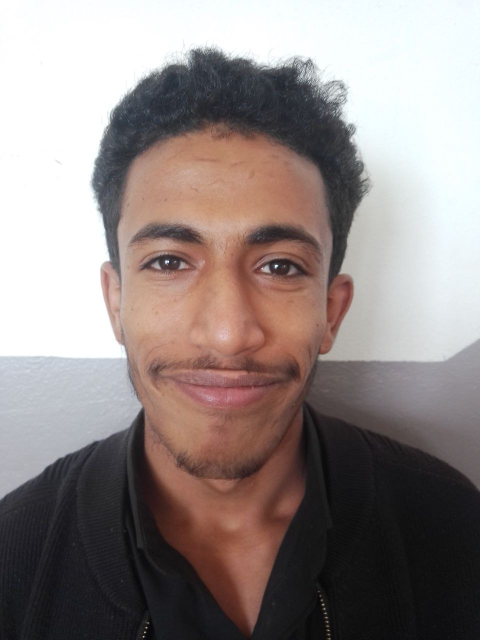
#> input picture Face detector/training-data/abdu/1.jpg, 960 x 1280 px (shown at 1/2 size); its folder holds only this picture in this run
$ jupyter execute --allow-errors 'Face Recognition.ipynb'   (shell and % lines are left out)
#> lines starting #> are read from the running program, lines starting #| are printed output that depends on the picture; long printed decimals are rounded
[cell 1]
# Import libraries
from matplotlib import pyplot as plt
from matplotlib.image import imread
import numpy as np
import os
import cv2

## Read Images

[cell 2]
width  = 150
height = 150

[cell 3]
name = os.listdir("training-data")
def get_label(idx):
    return name[idx]

[cell 4]
# mean_faces = []

def read_images(folder):
    outer = os.listdir(folder)
    Images = []
    Labels = []
    for idx, name in enumerate(outer):
        cur = os.path.join(folder, name)
        for imgfile in os.listdir(cur):

            img = os.path.join(folder, name, imgfile)
            img = cv2.imread(img)
            img = cv2.cvtColor(img, cv2.COLOR_BGR2GRAY)
            img = cv2.resize(img, (width, height))
            img = np.array(img, dtype=np.float64).flatten()
            Images.append(img)
            Labels.append(idx)
    return Images, Labels

[cell 5]
train_image_names, train_label = read_images('training-data')
#> in read_images, img is the input picture: shape (1280, 960, 3); mean B, G, R 132.5, 134.7, 145.4
#> in read_images, `img = cv2.cvtColor(img, cv2.COLOR_BGR2GRAY)`:
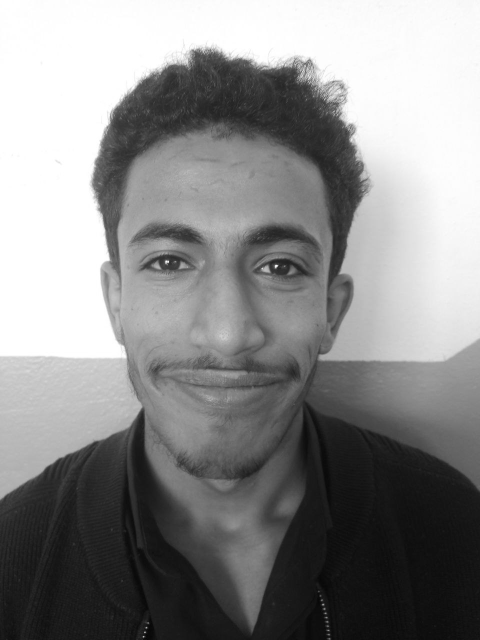
#> img: shape (1280, 960) (shown at 1/2 size); min 0, max 255, mean 137.6
#> in read_images, `img = cv2.resize(img, (width, height))`:
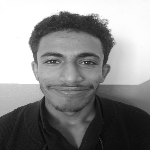
#> img: shape (150, 150); min 8, max 255, mean 137.5
#> pass 2 of the loop in read_images, `for idx, name in enumerate(outer):`:
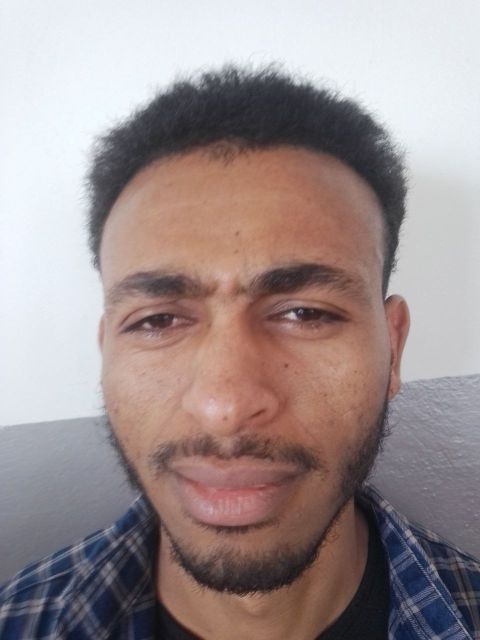
#> input picture Face detector/training-data/abrish/1.jpg, 960 x 1280 px (shown at 1/2 size)
#> in read_images, img is the input picture: shape (1280, 960, 3); mean B, G, R 143, 143.1, 157
#> in read_images, `img = cv2.cvtColor(img, cv2.COLOR_BGR2GRAY)`:
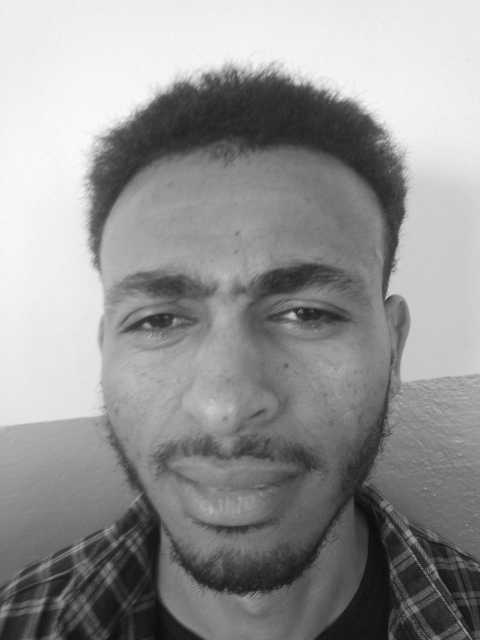
#> img: shape (1280, 960) (shown at 1/2 size); min 10, max 251, mean 147.3
#> in read_images, `img = cv2.resize(img, (width, height))`:
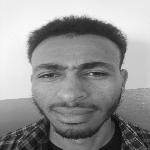
#> img: shape (150, 150); min 13, max 249, mean 147.2
#> train_image_names = 2 items; train_label = [0, 1]
len(train_image_names)
#> Out = 2

[cell 6]
test_image_names, test_label = read_images('testing-data')
#> call 2 of read_images, with folder = 'testing-data'
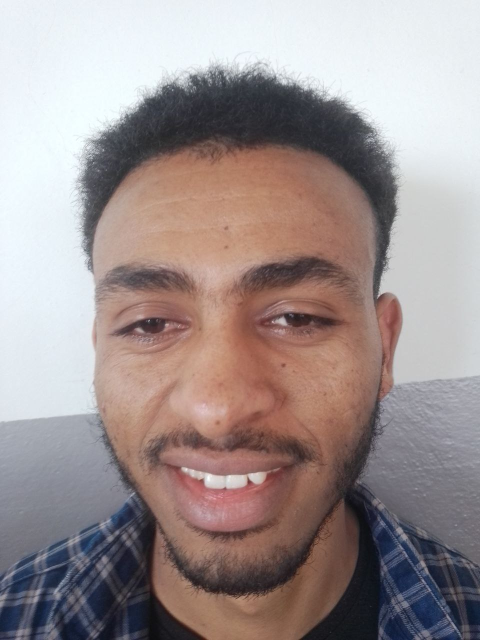
#> input picture Face detector/testing-data/abrish/9.jpg, 960 x 1280 px (shown at 1/2 size)
#> in read_images, img is the input picture: shape (1280, 960, 3); mean B, G, R 145.4, 146, 158.5
#> in read_images (call 2), `img = cv2.cvtColor(img, cv2.COLOR_BGR2GRAY)`:
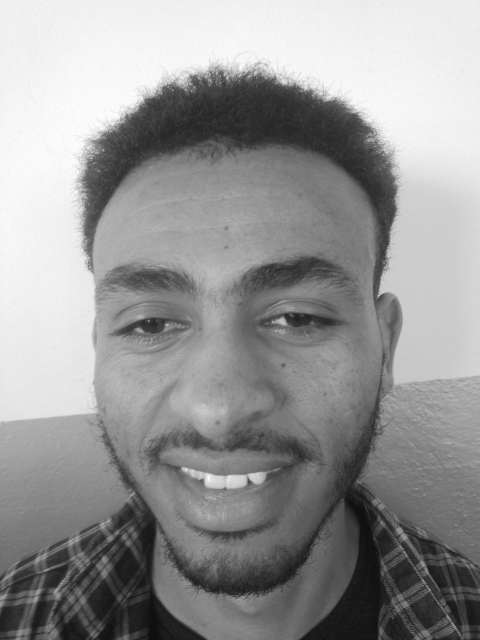
#> img: shape (1280, 960) (shown at 1/2 size); min 12, max 255, mean 149.7
#> in read_images (call 2), `img = cv2.resize(img, (width, height))`:
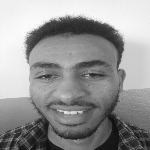
#> img: shape (150, 150); min 13, max 252, mean 149.6
#> test_image_names = 1 item; test_label = [0]
len(test_image_names)
#> Out = 1

[cell 7]
print('Train Images:')
training_tensor  = np.ndarray(shape=(len(train_image_names), height*width), dtype=np.float64)
for i in range(len(train_image_names)):
    img = train_image_names[i]

    training_tensor[i,:] = np.array(img, dtype=np.float64).flatten()
#> this loop made 2 passes
# [4 lines of commented-out code are left out]

print('Test Images:')
# test_image_names = dataset_dir#[i for i in dataset_dir if i not in train_image_names]
testing_tensor   = np.ndarray(shape=(len(test_image_names), height*width), dtype=np.float64)

for i in range(len(test_image_names)):
    img = test_image_names[i]
    testing_tensor[i,:] = np.array(img, dtype=np.float64).flatten()
#> this loop made 1 pass
# [6 lines of commented-out code are left out]

[cell 8]
training_tensor.shape
#> Out = (2, 22500)

## Mean face

[cell 9]
mean_face = np.zeros((1,height*width))

for i in training_tensor:
    mean_face = np.add(mean_face,i)
    print(i)
#     plt.imshow(training_tensor[i].reshape(height, wisth))
print(mean_face.shape)
#| (1, 22500)
mean_face = np.divide(mean_face,float(len(train_image_names))).flatten()

plt.imshow(mean_face.reshape(width, height), cmap='gray')
plt.tick_params(labelleft='off', labelbottom='off', bottom='off',top='off',right='off',left='off', which='both')
plt.show()
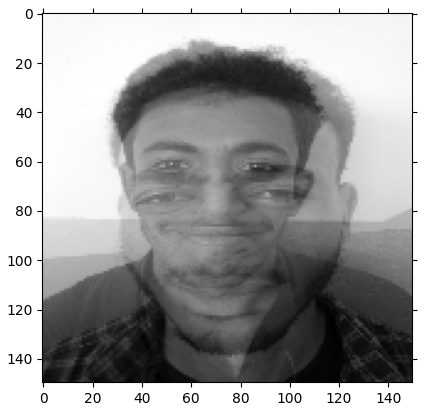
#> figure drawn by matplotlib, 1 panel

## Normalised faces

[cell 10]
normalised_training_tensor = np.ndarray(shape=(len(train_image_names), height*width))

for i in range(len(train_image_names)):
    normalised_training_tensor[i] = np.subtract(training_tensor[i],mean_face)

### Display normalised faces

#> (a cell that did not finish here is left out)

[cell 12]
normalised_training_tensor.shape
#> Out = (2, 22500)

## Covariance matrix

[cell 13]
cov_matrix = np.cov(normalised_training_tensor)
#> cov_matrix = [[632.2, -632.2], [-632.2, 632.2]]
cov_matrix = np.divide(cov_matrix,66.0)
#> cov_matrix = [[9.58, -9.58], [-9.58, 9.58]]
print('Covariance matrix of X: \n%s' %cov_matrix)
#| Covariance matrix of X:
#| [[ 9.579 -9.579]
#|  [-9.579  9.579]]

[cell 14]
eigenvalues, eigenvectors, = np.linalg.eig(cov_matrix)
#> eigenvalues = [19.16, -1.78e-15]; eigenvectors = [[0.707, 0.707], [-0.707, 0.707]]
print('Eigenvectors of Cov(X): \n%s' %eigenvectors)
#| Eigenvectors of Cov(X):
#| [[ 0.7071  0.7071]
#|  [-0.7071  0.7071]]
print('\nEigenvalues of Cov(X): \n%s' %eigenvalues)
#| Eigenvalues of Cov(X):
#| [ 1.91576732e+01 -1.77635684e-15]

[cell 15]
cov_matrix.shape
#> Out = (2, 2)

[cell 16]
def calculate_component():
    no_c = 0
    cur_eig = 0
    for i in range(len(eigenvalues)):
        cur_eig += eigenvalues[i] / sum(eigenvalues)
        no_c += 1
        if cur_eig >= .95:
            break
    return no_c

[cell 17]
no_c  = calculate_component()
#> the loop in calculate_component, `for i in range(len(eigenvalues)):` made 1 pass
#> (cur_eig, no_c) on pass 1: (1, 1)
#> after the loop in calculate_component, `for i in range(len(eigenvalues)):`: cur_eig = 1
#> no_c = 1
no_c
#> Out = 1

## Choose the necessary no.of principle components:

[cell 18]
reduced_data = np.array(eigenvectors[:no_c]).transpose()
#> reduced_data = [0.707, 0.707]
reduced_data.shape
#> Out = (2, 1)

Now we try to find the projected data. This will form the eigen space.

[cell 19]
proj_data = np.dot(training_tensor.transpose(),reduced_data)
proj_data = proj_data.transpose()
proj_data.shape
#> Out = (1, 22500)

## Plot eigen faces

#> (a cell that did not finish here is left out)

## Finding weights for each traning image

[cell 21]
w = np.array([np.dot(proj_data,i) for i in normalised_training_tensor])
#> w = [3984413.4, -3984413.4]
w
#> Out = [3984413.4, -3984413.4]

## Now we recognise unknown face!

[cell 22]
unknown_face = cv2.imread('testing-data/abrish/9.jpg')
unknown_face = cv2.cvtColor(unknown_face, cv2.COLOR_BGR2GRAY)
unknown_face = cv2.resize(unknown_face, (width, height))
unknown_face_vector = np.array(unknown_face, dtype='float64').flatten()

plt.imshow(unknown_face, cmap='gray')
plt.title('Unknown face')
plt.tick_params(labelleft='off', labelbottom='off', bottom='off',top='off',right='off',left='off', which='both')
plt.show()

### Normalise unknown face

[cell 23]
normalised_uface_vector = np.subtract(unknown_face_vector,mean_face)
plt.imshow(normalised_uface_vector.reshape(height, width), cmap='gray')
plt.title('Normalised unknown face')
# plt.tick_params(labelleft='off', labelbottom='off', bottom='off',top='off',right='off',left='off', which='both')
plt.show()
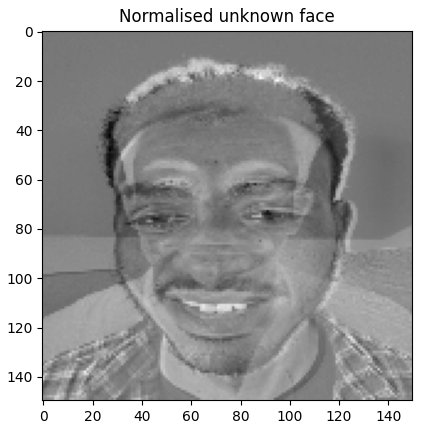
#> figure drawn by matplotlib, 1 panel

### Wieghts of uknown face

Projecting the normalized vector onto the eigenspace, to find out the weights:

[cell 24]
w_unknown = np.dot(proj_data, normalised_uface_vector)
#> w_unknown = [4778048.2]
w_unknown
#> Out = [4778048.2]

[cell 25]
def pridict(norm):
    norm = list(norm)
    idx = 0
    dist = float('inf')
    for i in range(len(norm)):
        if norm[i] < dist:
            dist = norm[i]
            idx = i
    return get_label(train_label[idx])

Finding the $min|W - W_{unknown}|$

[cell 26]
diff  = w - w_unknown
#> diff = [-793634.7, -8762461.6]
norms = np.linalg.norm(diff, axis=1)
#> norms = [793634.7, 8762461.6]
pridict(norms)
#> the loop in pridict, `for i in range(len(norm)):` made 2 passes
#> (dist, idx) on pass 1: (793634.7, 0)
#> after the loop in pridict, `for i in range(len(norm)):`: dist = 793634.7; idx = 0
#> Out = 'abdu'

## Reconizing all test images

[cell 27]
def recongnizeall():
    num_images   = 0
    correct_pred = 0
    for idx, img in enumerate(testing_tensor):
        img = np.subtract(img,mean_face)
        w_unknown = np.dot(proj_data, img)
        diff  = w - w_unknown
        norms = np.linalg.norm(diff, axis=1)
        if pridict(norms) == get_label(test_label[idx]):
            correct_pred += 1
        num_images += 1
    print("accurancy", correct_pred * 100/num_images)

[cell 28]
recongnizeall()
#> the loop in recongnizeall, `for idx, img in enumerate(testing_tensor):` made 1 pass
#> (w_unknown, diff, norm in pridict, correct_pred, num_images) on pass 1: ([4778048.2], [-793634.7, -8762461.6], [793634.7, 8762461.6], 1, 1)
#> after the loop in recongnizeall, `for idx, img in enumerate(testing_tensor):`: correct_pred = 1
#| accurancy 100.0
